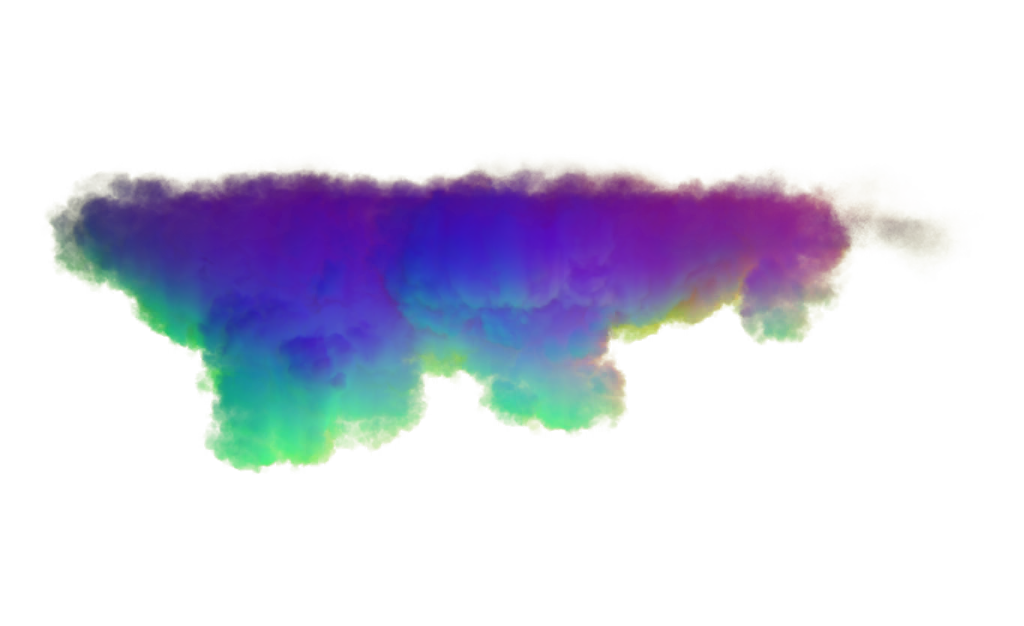
#> input picture research/cloud-inputs/b_04_normal.png, 1024 x 626 px; its folder holds 4 pictures in this run
$ python shade-clouds.py
#> lines starting #> are read from the running program, lines starting #| are printed output that depends on the picture
"""Render the user-provided APK's decoded cloud normals to lit RGBA sprites.

The four source normal maps are retained in research/cloud-inputs for provenance.
Only the rendered WebP sprites are included in the app, not the APK or COE code.
"""
from pathlib import Path
import hashlib,json
import numpy as np
from PIL import Image
root=Path(__file__).resolve().parents[1]
inputs=root/'research/cloud-inputs';output=root/'web-src/assets/weather';output.mkdir(parents=True,exist_ok=True)
rows=[]
for i,name in enumerate(['b_04_normal','b_09_normal','b_03_normal','c_05_normal'],1):
 source=inputs/(name+'.png');im=Image.open(source).convert('RGBA');a=np.asarray(im,dtype=np.float32)
#> further down, im is the input picture: PIL image 1024x626 RGBA; mean R, G, B, A 182.9, 185.5, 171.2, 57.2
 n=a[:,:,:3]/127.5-1;n/=np.maximum(np.linalg.norm(n,axis=2,keepdims=True),.001)
#> after `n /= np.maximum(np.linalg.norm(n, axis=2, keepdims=True), 0.001)`:
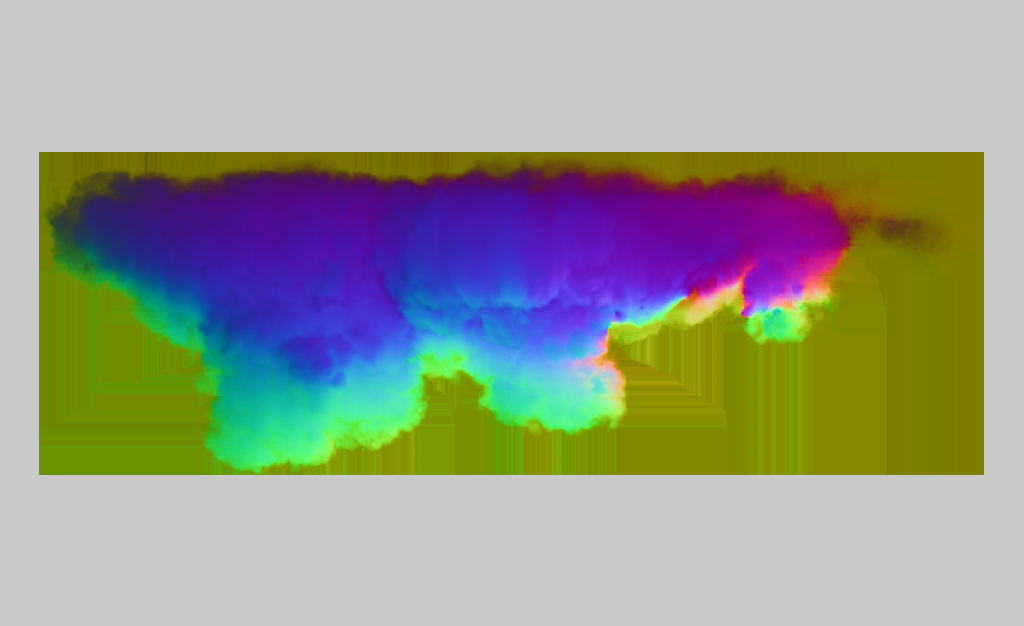
#> n: shape (626, 1024, 3) float32; mean R, G, B 0.201, 0.227, 0.128; drawn with min black and max white
 direct=np.clip(n[:,:,0]*.35+n[:,:,1]*.5+n[:,:,2]*.79,0,1)
 direct=direct*direct*(3-2*direct)
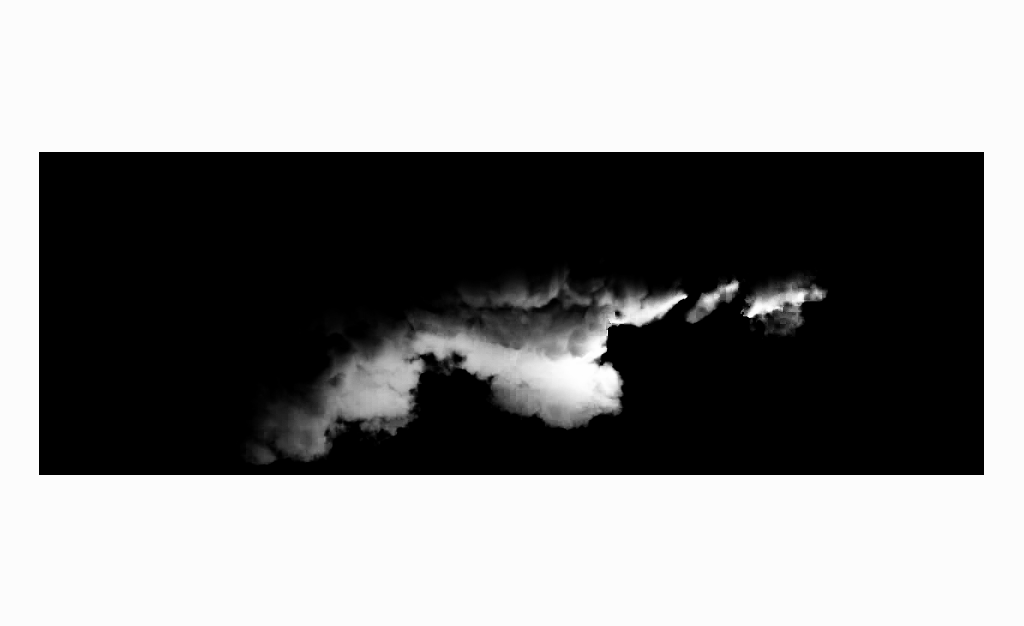
#> direct: shape (626, 1024) float32; min 0, max 1, mean 0.548
 tone=np.clip(.44+direct*.56,0,1)
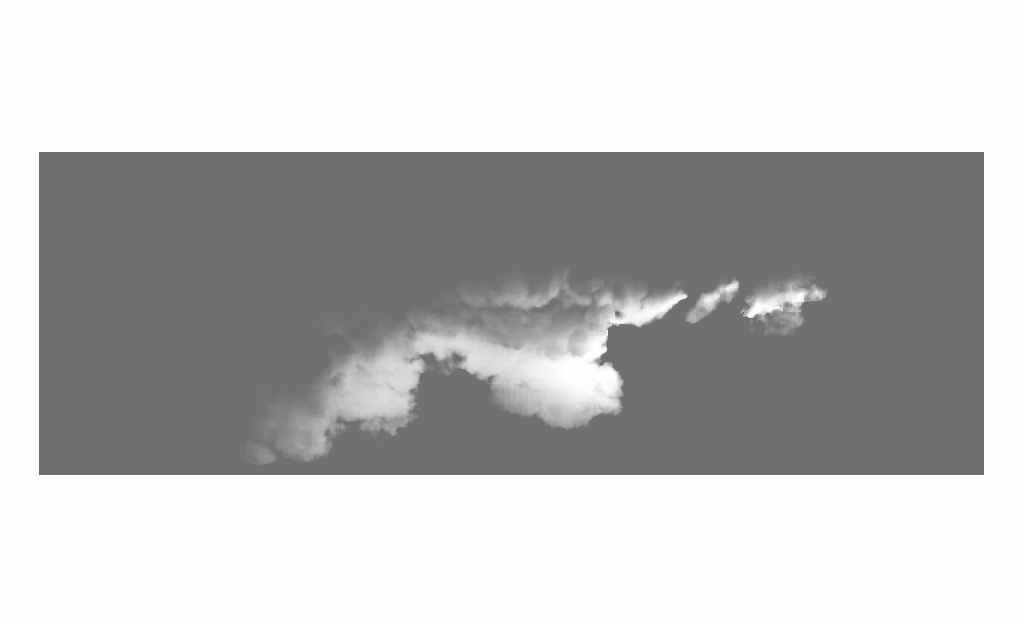
#> tone: shape (626, 1024) float32; min 0.44, max 1, mean 0.747
 rgb=np.array([112,142,180])+tone[:,:,None]*np.array([143,111,73])
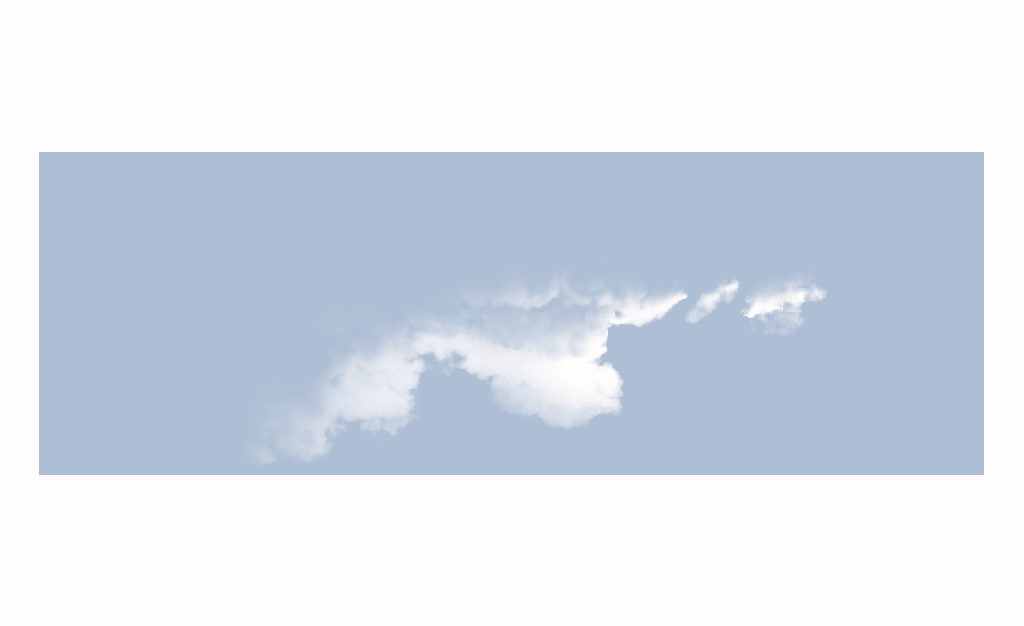
#> rgb: shape (626, 1024, 3) float64; mean of channels 0, 1, 2 218.8, 224.9, 234.5; drawn as R, G, B
 opacity=np.power(a[:,:,3]/255,.72)*255
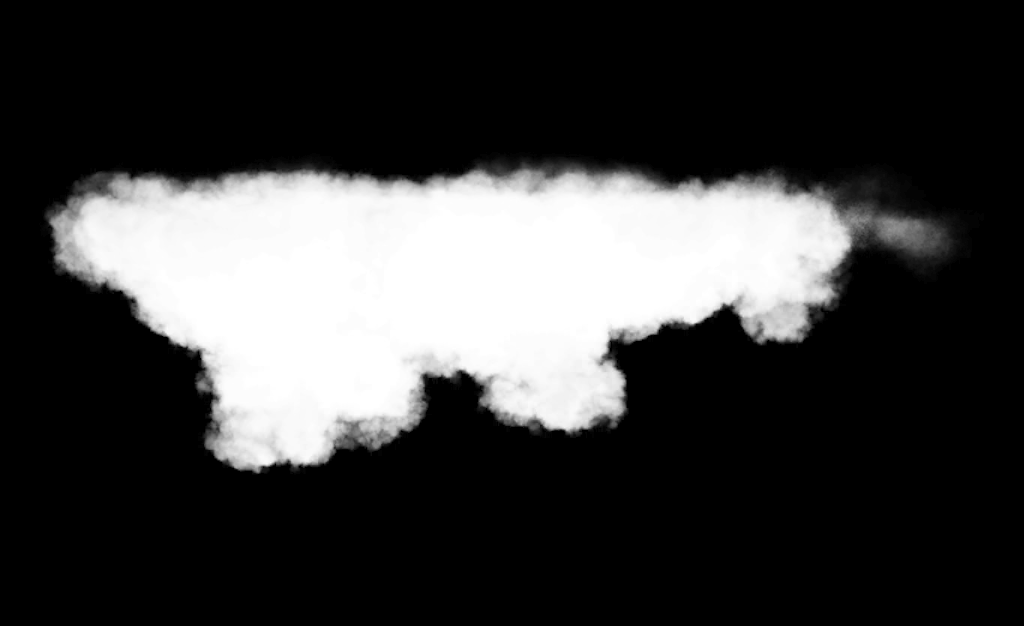
#> opacity: shape (626, 1024) float32; min 0, max 255, mean 59.3
 rgba=np.dstack((rgb,opacity)).clip(0,255).astype('uint8')
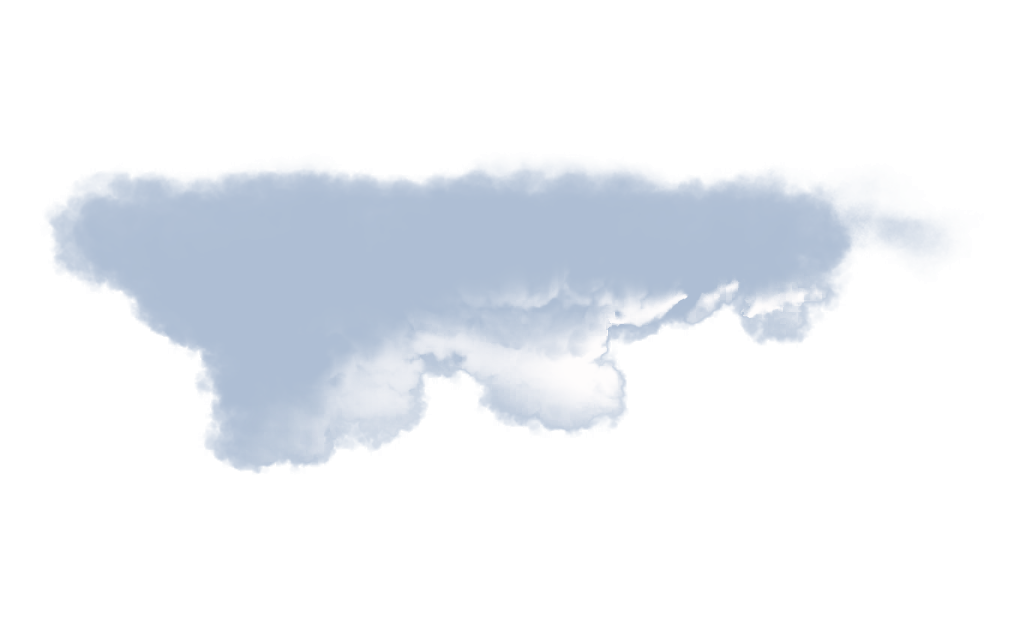
#> rgba: shape (626, 1024, 4); mean of channels 0, 1, 2, 3 218.2, 224.3, 234.1, 59.1; transparent parts drawn white
 rendered=Image.fromarray(rgba,'RGBA').transpose(Image.Transpose.FLIP_TOP_BOTTOM)
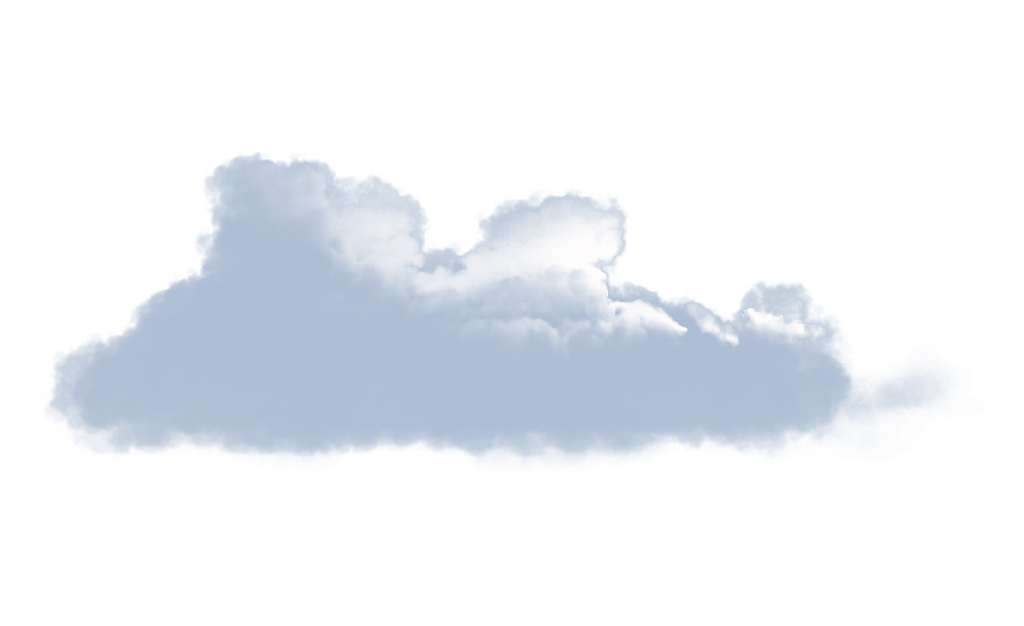
#> rendered: PIL image 1024x626 RGBA; mean R, G, B, A 218.2, 224.3, 234.1, 59.1; transparent parts drawn white
 rendered.thumbnail((800,488),Image.Resampling.LANCZOS)
#> rendered: PIL image 798x488 RGBA
 target=output/f'cloud-{i}.webp';rendered.save(target,format='WEBP',lossless=True,method=6)
 rows.append({'file':target.relative_to(root/'web-src').as_posix(),'width':rendered.width,'height':rendered.height,'bytes':target.stat().st_size,'sha256':hashlib.sha256(target.read_bytes()).hexdigest().upper(),'input':source.relative_to(root).as_posix(),'input_sha256':hashlib.sha256(source.read_bytes()).hexdigest().upper()})
#> pass 2 of the loop `for i,name in enumerate(['b_04_normal','b_09_normal','b_03_normal','c_..`:
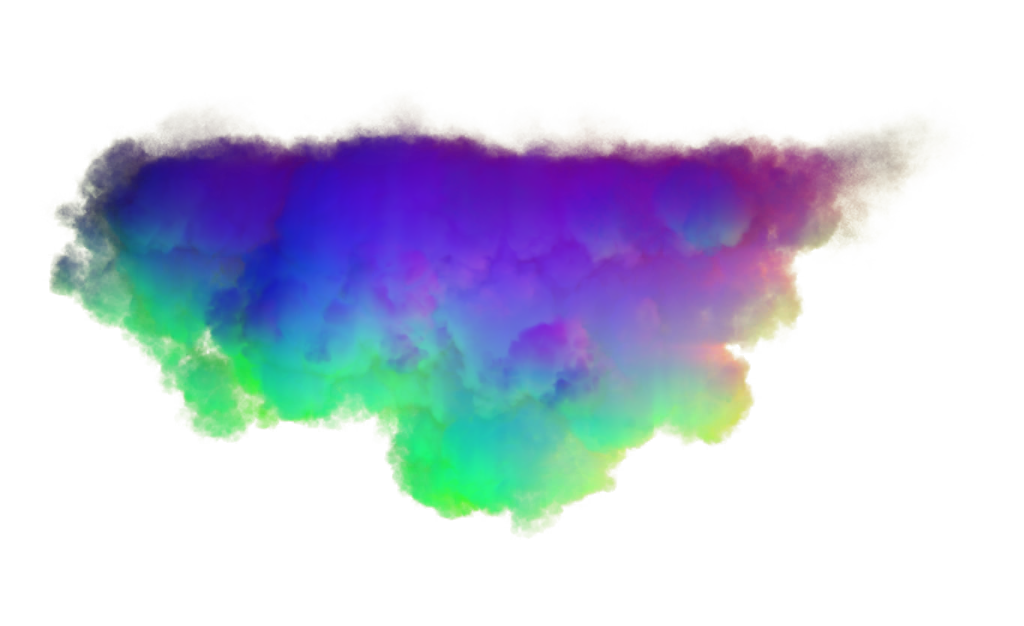
#> input picture research/cloud-inputs/b_09_normal.png, 1024 x 626 px
#> im is the input picture: PIL image 1024x626 RGBA; mean R, G, B, A 155.8, 165.2, 140.6, 81.2
#> `opacity=np.power(a[:,:,3]/255,.72)*255`:
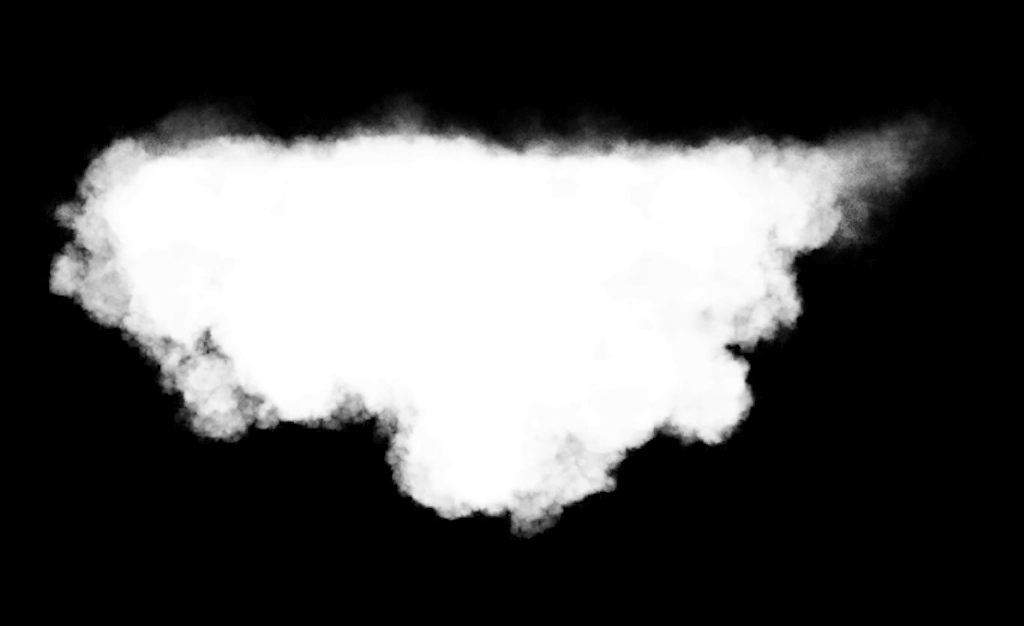
#> opacity: shape (626, 1024) float32; min 0, max 255, mean 83.8
#> `rendered=Image.fromarray(rgba,'RGBA').transpose(Image.Transpose.FLIP_T..`:
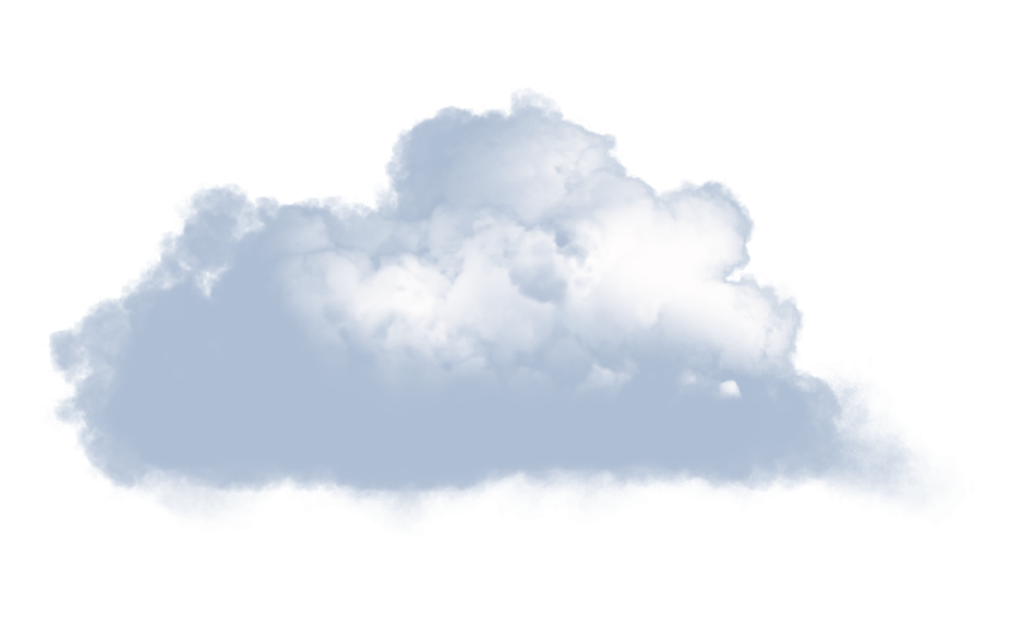
#> rendered: PIL image 1024x626 RGBA; mean R, G, B, A 206.6, 215.3, 228.2, 83.6; transparent parts drawn white
#> pass 3 of the loop `for i,name in enumerate(['b_04_normal','b_09_normal','b_03_normal','c_..`:
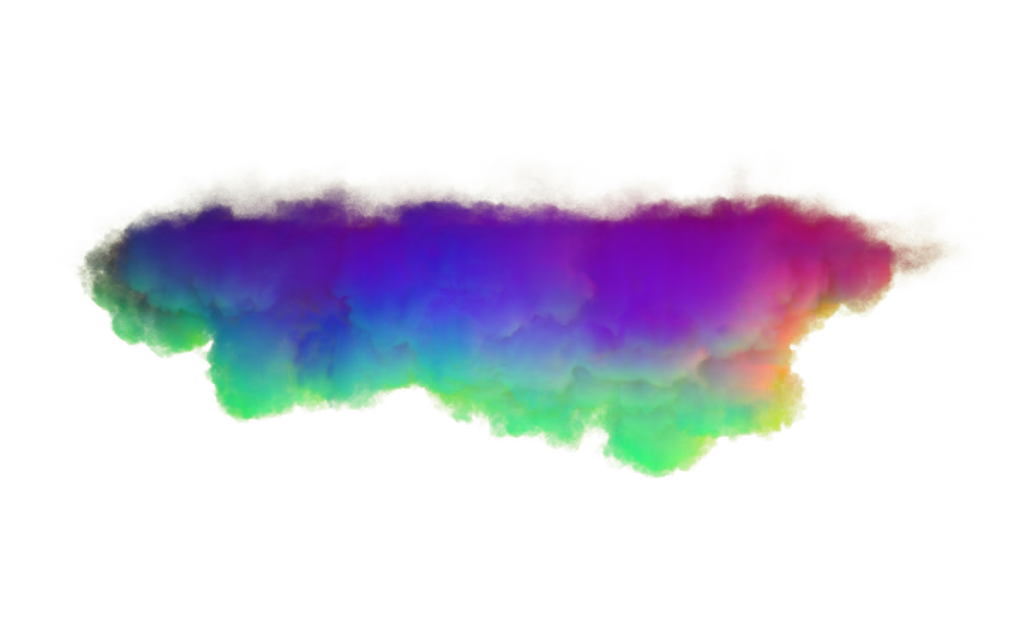
#> input picture research/cloud-inputs/b_03_normal.png, 1024 x 626 px
#> im is the input picture: PIL image 1024x626 RGBA; mean R, G, B, A 184.2, 184.7, 167.2, 59.2
#> `opacity=np.power(a[:,:,3]/255,.72)*255`:
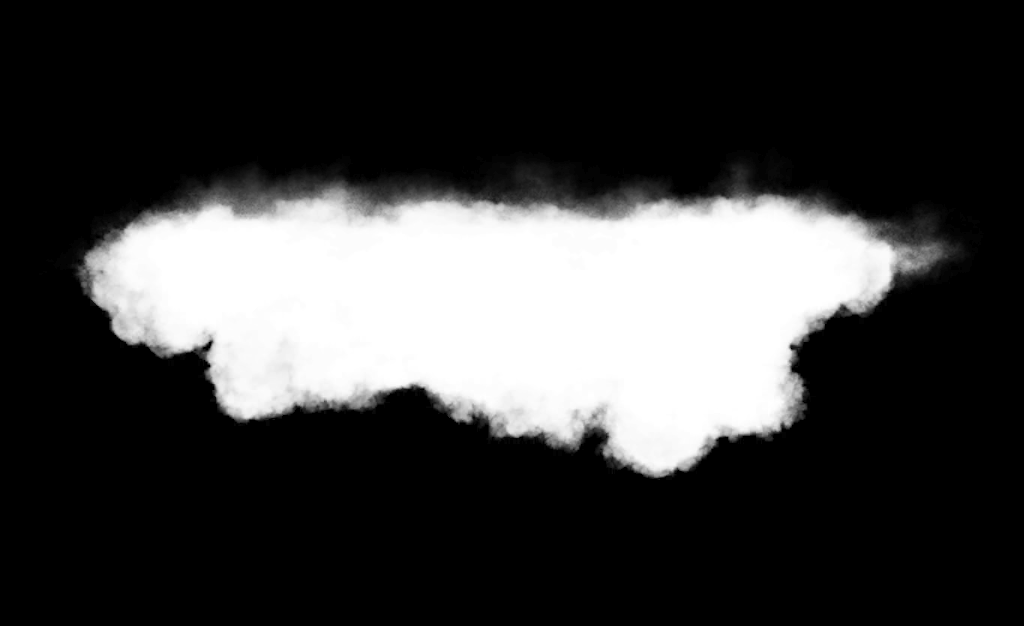
#> opacity: shape (626, 1024) float32; min 0, max 255, mean 61.1
#> `rendered=Image.fromarray(rgba,'RGBA').transpose(Image.Transpose.FLIP_T..`:
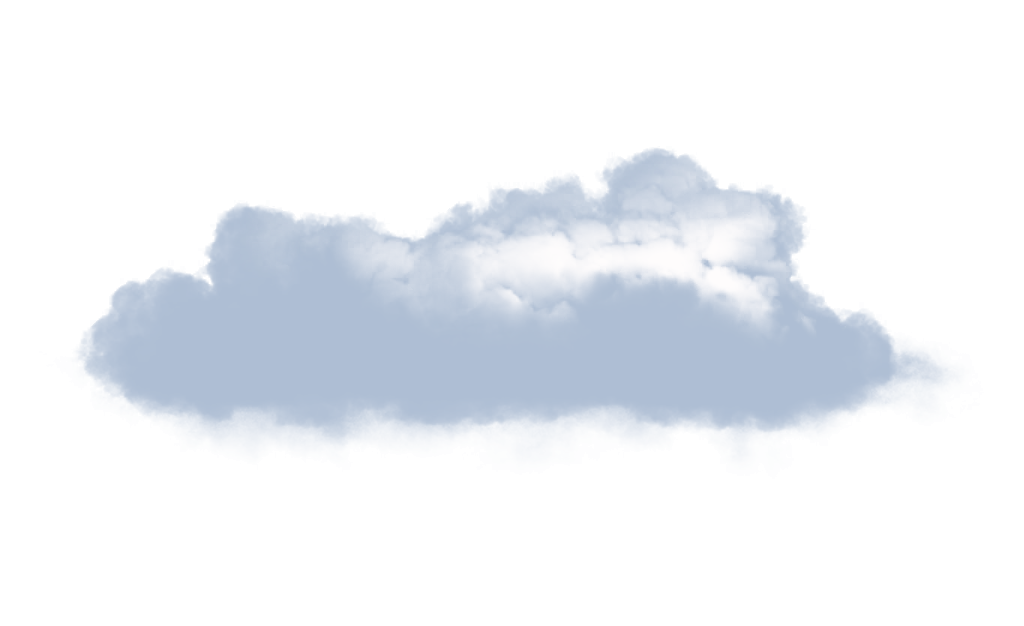
#> rendered: PIL image 1024x626 RGBA; mean R, G, B, A 217.6, 223.8, 233.8, 61; transparent parts drawn white
#> the loop made 4 passes; the first 3 are shown
(root/'research/cloud-assets.json').write_text(json.dumps({'generator':'research/shade-clouds.py','origin':'Decoded normal maps from user-provided com.coloros.weather2 16.41.2 APK','apk_sha256':'FBE3B5CE9353E6F1B1BC9BAE94414453D1254BA027826A059E0B0A8D5432FA6D','orientation':'vertical UV origin corrected','assets':rows},ensure_ascii=False,indent=2),encoding='utf-8')
print(json.dumps(rows,ensure_ascii=False,indent=2))
